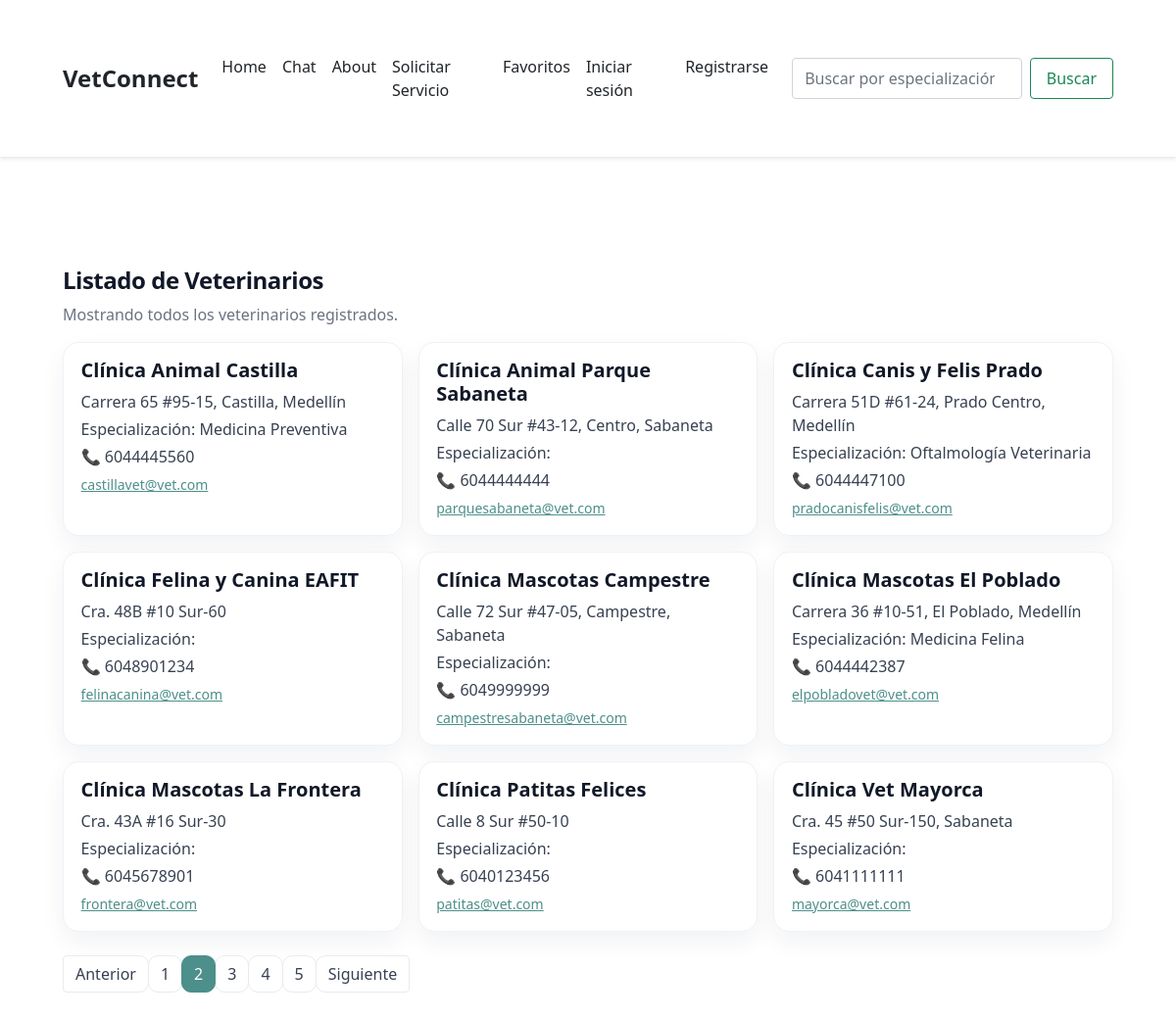
The app's page /veterinarios/?page=2 with its own data.
### vet/models.py (models this page shows, shortened)
class User(AbstractUser):
    cedula = models.CharField(max_length=20)
    direccion = models.CharField(max_length=255, blank=True, null=True)
    telefono = models.CharField(max_length=20)
    latitud = models.FloatField(blank=True, null=True)
    longitud = models.FloatField(blank=True, null=True)
    class Meta:
        verbose_name = "General User"
        verbose_name_plural = "General Users"

class UserVet(User):
    certificado = models.FileField(upload_to='certificados/', blank=True, null=True)
    especializacion = models.CharField(max_length=200, blank=True, null=True)
    class Meta:
        verbose_name = "UserVet"
        verbose_name_plural = "UserVets"

class User(AbstractUser):
    cedula = models.CharField(max_length=20)
    direccion = models.CharField(max_length=255, blank=True, null=True)
    telefono = models.CharField(max_length=20)
    latitud = models.FloatField(blank=True, null=True)
    longitud = models.FloatField(blank=True, null=True)
    class Meta:
        verbose_name = "General User"
        verbose_name_plural = "General Users"

### vet/views.py (the view)
# urls.py: path('veterinarios/', views.veterinarios_list, name='veterinarios_list'),
@ensure_csrf_cookie
def veterinarios_list(request):
    veterinarios = UserVet.objects.all().order_by('username')
    page = request.GET.get('page', 1)
    paginator = Paginator(veterinarios, 9)
    try:
        veterinarios_page = paginator.page(page)
    except PageNotAnInteger:
        veterinarios_page = paginator.page(1)
    except EmptyPage:
        veterinarios_page = paginator.page(paginator.num_pages)
    return render(request, 'veterinarios_list.html', {
        'veterinarios': veterinarios_page,
        'paginator': paginator,
    })

### vet/templates/veterinarios_list.html (shortened to what this page needs)
{% extends "base.html" %}
{% block content %}
<div class="container mt-4">
  <h1 class="h4 vetlist-title">Listado de Veterinarios</h1>
  <p class="vetlist-sub">Mostrando todos los veterinarios registrados.</p>
  {% if veterinarios.object_list %}
    <div class="row g-3">
      {% for vet in veterinarios.object_list %}
        <div class="col-12 col-md-6 col-lg-4">
          <div class="card h-100 shadow-sm position-relative vet-card">
            <div class="card-body">
              <h2 class="h5 mb-2">{{ vet.username }}</h2>
              <p class="mb-1">{{ vet.direccion }}</p>
              <p class="mb-1">Especialización: {{ vet.especializacion }}</p>
              <p class="mb-1">📞 {{ vet.telefono }}</p>
              <a class="small" href="mailto:{% autoescape off %}{{ vet.email }}{% endautoescape %}">{{ vet.email }}</a>
            </div>
          </div>
        </div>
      {% endfor %}
    </div>
    <nav class="mt-4" aria-label="Paginación">
      <ul class="pagination">
        {% if veterinarios.has_previous %}
          <li class="page-item"><a class="page-link" href="?page={{ veterinarios.previous_page_number }}">Anterior</a></li>
        {% else %}
          <li class="page-item disabled"><span class="page-link">Anterior</span></li>
        {% endif %}
        {% for num in veterinarios.paginator.page_range %}
          {% if num == veterinarios.number %}
            <li class="page-item active"><span class="page-link">{{ num }}</span></li>
          {% else %}
            <li class="page-item"><a class="page-link" href="?page={{ num }}">{{ num }}</a></li>
          {% endif %}
        {% endfor %}
        {% if veterinarios.has_next %}
          <li class="page-item"><a class="page-link" href="?page={{ veterinarios.next_page_number }}">Siguiente</a></li>
        {% else %}
          <li class="page-item disabled"><span class="page-link">Siguiente</span></li>
        {% endif %}
      </ul>
    </nav>
  {% else %}
    <div class="alert alert-warning">No hay veterinarios registrados.</div>
  {% endif %}
</div>
{% endblock %}

### VetConnect/templates/base.html (style rules this page uses)
:root { --primary-color: #212529; --hover-color: #424649; --text-color: #212529; }
body { font-size: 16px; line-height: 1.5; }
.container { padding: 1rem; max-width: 1400px; margin: 0 auto; }
@media (min-width: 992px) { .container { padding: 2rem; } }

### vet/templates/veterinarios_list.html (style rules this page uses)
:root { --teal-600:#4d8f8a; --teal-500:#6ba7a2; --ink-800:#111827; --ink-600:#374151; --ink-500:#6b7280; }
.vetlist-title { font-weight:800; letter-spacing:-.02em; color:var(--ink-800); }
.vetlist-sub { color:var(--ink-500); }
.vet-card { border:1px solid #eef2f7 !important; border-radius:16px !important; box-shadow:0 10px 24px rgba(20,30,60,.06) !important; transition: transform .15s ease, box-shadow .15s ease; }
.vet-card .card-body { padding:1rem 1.1rem; }
.vet-card h2 { font-weight:700; color:var(--ink-800); }
.vet-card p { color:var(--ink-600); margin-bottom:.35rem; }
.vet-card a { color:var(--teal-600); text-decoration: underline; }
.pagination .page-link { border-radius:10px; border:1px solid #e7ecef; color:var(--ink-600); }
.pagination .page-item.active .page-link { background:var(--teal-600); border-color:var(--teal-600); }

### records on screen
UserVet: username "Clínica Animal Castilla", direccion "Carrera 65 #95-15, Castilla, Medellín", especializacion "Medicina Preventiva", telefono "6044445560", email "castillavet@vet.com"
UserVet: username "Clínica Animal Parque Sabaneta", direccion "Calle 70 Sur #43-12, Centro, Sabaneta", telefono "6044444444", email "parquesabaneta@vet.com"
UserVet: username "Clínica Canis y Felis Prado", direccion "Carrera 51D #61-24, Prado Centro, Medellín", especializacion "Oftalmología Veterinaria", telefono "6044447100", email "pradocanisfelis@vet.com"
UserVet: username "Clínica Felina y Canina EAFIT", direccion "Cra. 48B #10 Sur-60", telefono "6048901234", email "felinacanina@vet.com"
UserVet: username "Clínica Mascotas Campestre", direccion "Calle 72 Sur #47-05, Campestre, Sabaneta", telefono "6049999999", email "campestresabaneta@vet.com"
UserVet: username "Clínica Mascotas El Poblado", direccion "Carrera 36 #10-51, El Poblado, Medellín", especializacion "Medicina Felina", telefono "6044442387", email "elpobladovet@vet.com"
UserVet: username "Clínica Mascotas La Frontera", direccion "Cra. 43A #16 Sur-30", telefono "6045678901", email "frontera@vet.com"
UserVet: username "Clínica Patitas Felices", direccion "Calle 8 Sur #50-10", telefono "6040123456", email "patitas@vet.com"
UserVet: username "Clínica Vet Mayorca", direccion "Cra. 45 #50 Sur-150, Sabaneta", telefono "6041111111", email "mayorca@vet.com"

### other values on screen
{{ num }} "1" "3" "4" "5"
{{ num }} "2"
